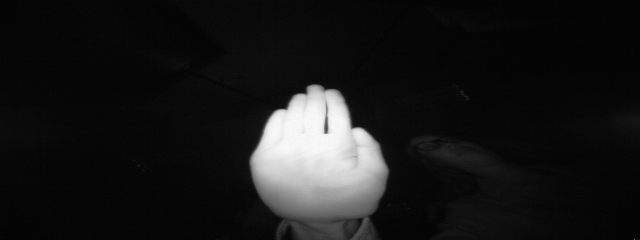
#> input picture leapGestRecog/00/01_palm/frame_00_01_0012.png, 640 x 240 px, given in place of the camera
$ jupyter execute --allow-errors 'Realtime hand recognition.ipynb'   (text cells are left out)
#> lines starting #> are read from the running program, lines starting #| are printed output that depends on the picture; after the words box and inside, x2 and y2 are one past the last pixel; in counts of white or black regions, pixels touching at a corner belong together
[cell 1]
import tensorflow as tf
from tensorflow import keras
import cv2
import numpy as np
from sklearn.preprocessing import StandardScaler

[cell 2]
classes = ['01_palm',
 '02_l',
 '03_fist',
 '04_fist_moved',
 '05_thumb',
 '06_index',
 '07_ok',
 '08_palm_moved',
 '09_c',
 '10_down']

#%%
def rgb2gray(rgb):
    return np.dot(rgb[...,:3], [0.2989, 0.5870, 0.1140])

#%%
def normaliz_data(np_data):
    # Normalisation
    scaler = StandardScaler()
    scaled_images  = normaliz_data2(np_data)
    scaled_images  = np_data.reshape(-1, 120, 320, 1)
    return scaled_images

#%%
def normaliz_data2(v):
    normalized_v = v / np.sqrt(np.sum(v**2))
    return normalized_v

#> (a cell that did not finish here is left out)

[cell 4]
to_predict = []
num_frames = 0
cap = cv2.VideoCapture(0)
classe =''

while(True):
    # Capture frame-by-frame
    ret, frame = cap.read()
#> frame is the input picture: shape (240, 640, 3); min 0, max 252, mean 24.5

    # Our operations on the frame come here
    gray = cv2.cvtColor(frame, cv2.COLOR_BGR2GRAY)
    to_predict.append(cv2.resize(gray, (120, 320)))


    if len(to_predict) == 120:
        frame_to_predict = np.array(to_predict, dtype=np.float32)
        frame_to_predict = normaliz_data(frame_to_predict)
        #print(frame_to_predict)
        predict = new_model.predict(frame_to_predict)
        classe = classes[np.argmax(predict)]

        print('Classe = ',classe, 'Precision = ', np.amax(predict)*100,'%')


        #print(frame_to_predict)
        to_predict = []
        #sleep(0.1) # Time in seconds
        #font = cv2.FONT_HERSHEY_SIMPLEX
    cv2.putText(frame, classe, (30, 60), cv2.FONT_HERSHEY_SIMPLEX, 0.8, (0, 0, 0),1,cv2.LINE_AA)


    # Display the resulting frame
    cv2.imshow('Hand Gesture Recognition',frame)
    if cv2.waitKey(1) & 0xFF == ord('q'):
#> (key q is pressed here)
        break
cap.release()
cv2.destroyAllWindows()

[cell 5]
# organize imports
import cv2
import imutils
import numpy as np

# global variables
bg = None


def run_avg(image, aWeight):
    global bg
    # initialize the background
    if bg is None:
        bg = image.copy().astype("float")
        return

    # compute weighted average, accumulate it and update the background
    cv2.accumulateWeighted(image, bg, aWeight)


def segment(image, threshold=25):
    global bg
    # find the absolute difference between background and current frame
    diff = cv2.absdiff(bg.astype("uint8"), image)

    # threshold the diff image so that we get the foreground
    thresholded = cv2.threshold(diff,
                                threshold,
                                255,
                                cv2.THRESH_BINARY)[1]

    # get the contours in the thresholded image
    (cnts, _) = cv2.findContours(thresholded.copy(),
                                 cv2.RETR_EXTERNAL,
                                 cv2.CHAIN_APPROX_SIMPLE)

    # return None, if no contours detected
    if len(cnts) == 0:
        return
    else:
        # based on contour area, get the maximum contour which is the hand
        segmented = max(cnts, key=cv2.contourArea)
        return (thresholded, segmented)


def main():
    # initialize weight for running average
    aWeight = 0.5

    # get the reference to the webcam
    camera = cv2.VideoCapture(0)

    # region of interest (ROI) coordinates
    top, right, bottom, left = 10, 350, 225, 590

    # initialize num of frames
    num_frames = 0
    image_num = 0

    start_recording = False

    # keep looping, until interrupted
    while(True):
        # get the current frame
        (grabbed, frame) = camera.read()
        if (grabbed == True):

            # resize the frame
            frame = imutils.resize(frame, width=700)
#> frame: shape (262, 700, 3)

            # flip the frame so that it is not the mirror view
            frame = cv2.flip(frame, 1)
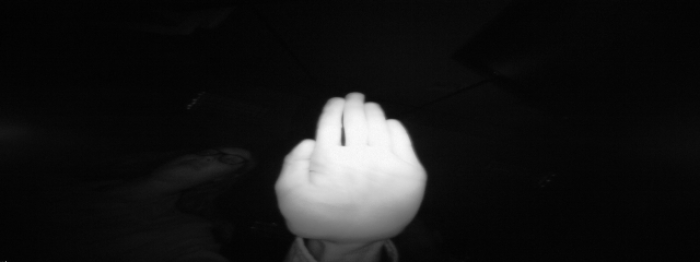
#> frame: shape (262, 700, 3); min 1, max 251, mean 24.4

            # clone the frame
            clone = frame.copy()

            # get the height and width of the frame
            (height, width) = frame.shape[:2]
#> height = 262; width = 700

            # get the ROI
            roi = frame[top:bottom, right:left]
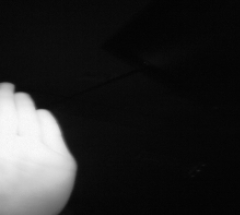
#> roi: shape (215, 240, 3); min 2, max 251, mean 38.1

            # convert the roi to grayscale and blur it
            gray = cv2.cvtColor(roi, cv2.COLOR_BGR2GRAY)
#> gray: shape (215, 240)
            gray = cv2.GaussianBlur(gray, (7, 7), 0)

            # to get the background, keep looking till a threshold is reached
            # so that our running average model gets calibrated
            if num_frames < 30:
                run_avg(gray, aWeight)
                print(num_frames)
            else:
                # segment the hand region
                hand = segment(gray)

                # check whether hand region is segmented
                if hand is not None:
                    # if yes, unpack the thresholded image and
                    # segmented region
                    (thresholded, segmented) = hand

                    # draw the segmented region and display the frame
                    cv2.drawContours(
                        clone, [segmented + (right, top)], -1, (0, 0, 255))
                    if start_recording:

                        # Mention the directory in which you wanna store the images followed by the image name
                        cv2.imwrite("Dataset/FistTest/fist_" +
                                    str(image_num) + '.png', thresholded)
                        image_num += 1
                    cv2.imshow("Thesholded", thresholded)

            # draw the segmented hand
            cv2.rectangle(clone, (left, top), (right, bottom), (0, 255, 0), 2)
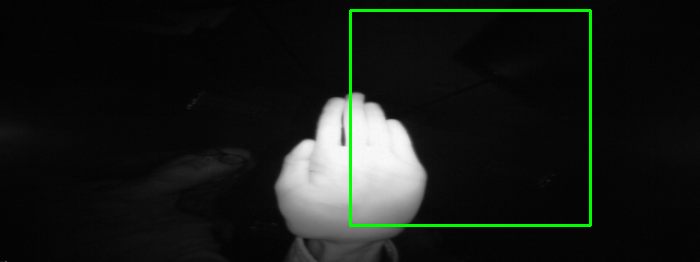
#> clone: shape (262, 700, 3); 1.49% of pixels changed, all inside (x1, y1, x2, y2) = (349, 9, 592, 227)

            # increment the number of frames
            num_frames += 1

            # display the frame with segmented hand
            cv2.imshow("Video Feed", clone)

            # observe the keypress by the user
            keypress = cv2.waitKey(1) & 0xFF
#> (key q is pressed here)

            # if the user pressed "q", then stop looping
            if keypress == ord("q") or image_num > 100:
                # free up memory
                camera.release()
                cv2.destroyAllWindows()
                break

            if keypress == ord("s"):
                start_recording = True

        else:
            print("[Warning!] Error input, Please check your(camra Or video)")
            break


main()

$ run again, on leapGestRecog/00/01_palm/frame_00_01_0109.png
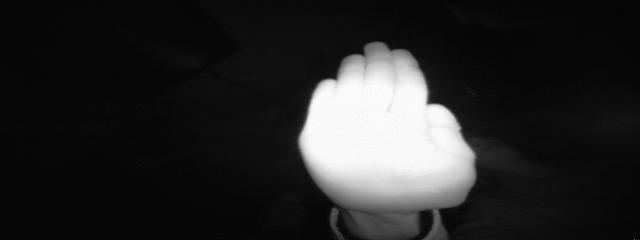
#> input picture leapGestRecog/00/01_palm/frame_00_01_0109.png, 640 x 240 px, given in place of the camera
#> frame is the input picture: shape (240, 640, 3); min 3, max 255, mean 39.7
#> in main, `roi = frame[top:bottom, right:left]`:
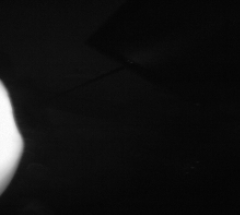
#> roi: shape (215, 240, 3); min 4, max 253, mean 17.2
#> in main, `cv2.rectangle(clone, (left, top), (right, bottom), (0, 255, 0), 2)`:
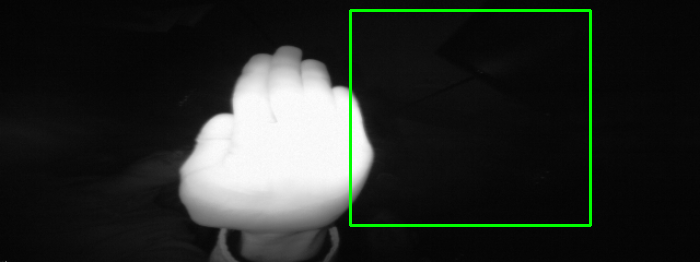
#> clone: shape (262, 700, 3); mean B, G, R 39.1, 42.9, 39.1
